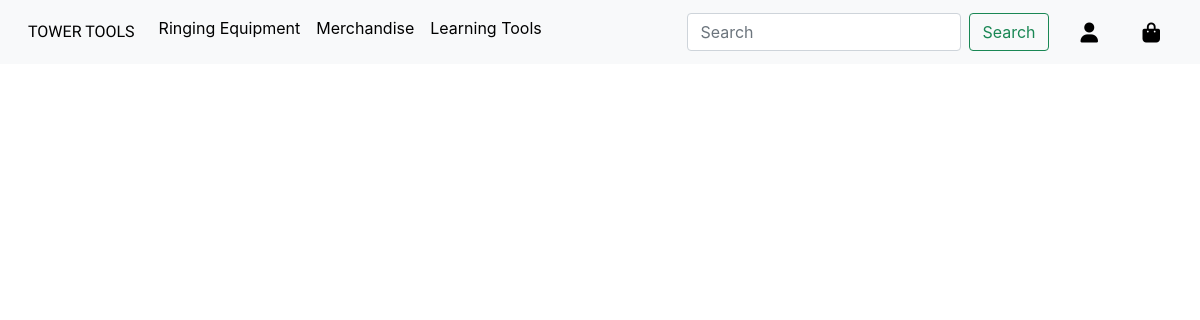
The page /products/merchandise on the database as committed earlier.
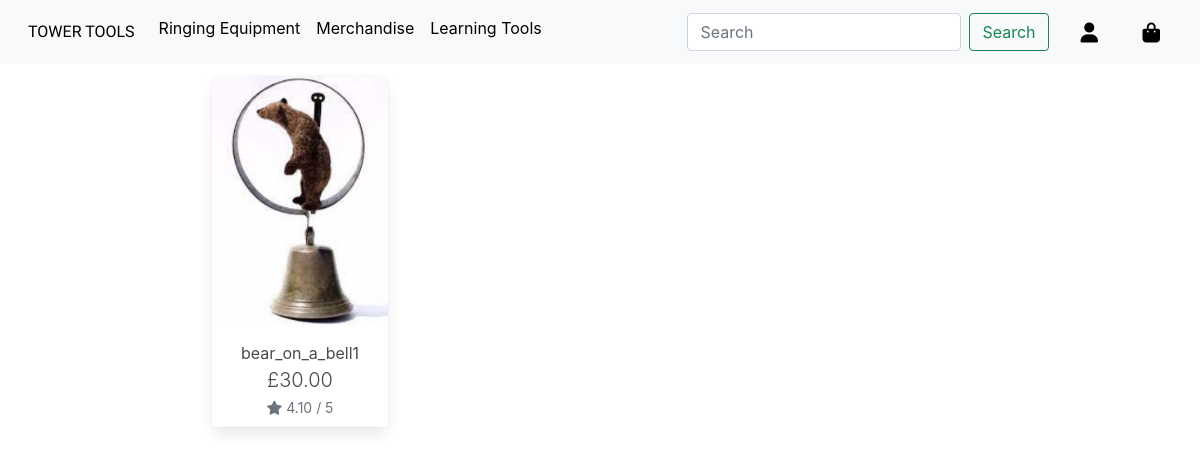
The same page on the database as committed later.
### products/models.py (models this page shows, shortened)
class Product(models.Model):
    category = models.ForeignKey('Category', null=True, blank=True, on_delete=models.SET_NULL)
    sku = models.CharField(max_length=254, null=True, blank=True)
    name = models.CharField(max_length=254)
    friendly_name = models.CharField(max_length=254, null=True, blank=True)
    description = models.TextField()
    price = models.DecimalField(max_digits=6, decimal_places=2)
    rating = models.DecimalField(max_digits=6, decimal_places=2, null=True, blank=True)
    image_url = models.URLField(max_length=1024, null=True, blank=True)
    image = models.ImageField(null=True, blank=True)

### products/views.py (the view)
# urls.py: path('merchandise', views.merchandise, name='products/merchandise'),
def merchandise(request):
    merchandise = Product.objects.filter(category=2)
    context = {
        'merchandise': merchandise,
    }
    return render(request, 'products/merchandise.html', context)

### products/templates/products/merchandise.html (shortened to what this page needs)
{% extends "base.html" %}
{% load static %}
{% block content %}
<div class="container">
    <div class="row">
        <div class="product-container col-10 offset-1">
            <div class="row">
                {% for product in merchandise %}
                    <div class="col-sm-6 col-md-6 col-lg-4 col-xl-3">
                        <div class="card h-100 border-0">
                            {% if product.image %}
                            <a href="{% url 'product_detail' product.id %}">
                                <img class="card-img-top img-fluid" src="/static/imgs/{{ product.image }}" alt="{{ product.name }}">
                            </a>
                            {% else %}
                            <a href="{% url 'product_detail' product.id %}">
                                <img class="card-img-top img-fluid" src="/static/imgs/no_image.jpg" alt="{{ product.name }}">
                            </a>
                            {% endif %}
                            <div class="card-body pb-0">
                                <p class="mb-0 text-center">{{ product.name }}</p>
                            </div>
                            <div class="card-footer pt-0 border-0 text-center m-auto">
                                <div class="row">
                                    <div class="col">
                                        <p class="lead mb-0 text-left font-weight-bold text-center">£{{ product.price }}</p>
                                        {% if product.rating %}
                                            <small class="text-muted text-center"><i class="fas fa-star mr-1"></i>{{ product.rating }} / 5</small>
                                        {% else %}
                                            <small class="text-muted text-center">No Rating</small>
                                        {% endif %}
                                    </div>
                                </div>
                            </div>
                        </div>
                    </div>
                {% endfor %}
            </div>
        </div>
    </div>
</div>
{% endblock %}

Rows that differ between the two databases and show on the page:
added Product: image (picture), name "bear_on_a_bell1", price "30.00", rating "4.10"
